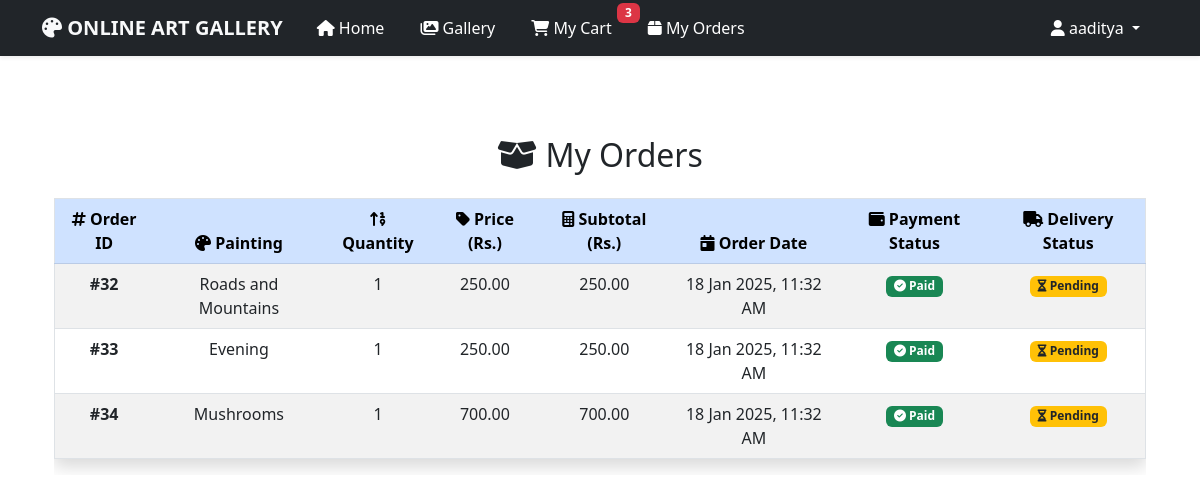
/my_orders/ (signed in), run on an earlier commit of the app's database.
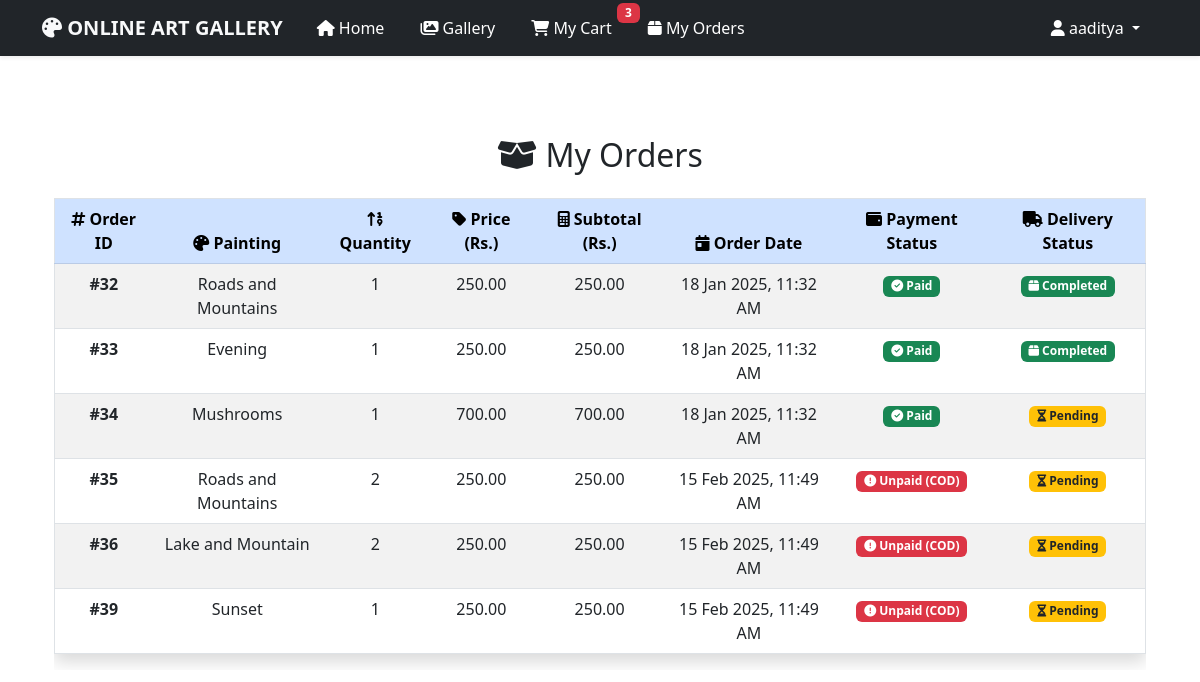
And on a later commit of the database.
### gallery_app/models.py (models this page shows, shortened)
class CartItem(models.Model):
    user = models.ForeignKey(User, on_delete=models.CASCADE, related_name="cart")
    painting = models.ForeignKey('Painting', on_delete=models.CASCADE)
    quantity = models.PositiveIntegerField(default=1)
    added_at = models.DateTimeField(auto_now_add=True)
    STATUS_CHOICES = [
        ("unpaid", "Unpaid"),
        ("unpaid(COD)", "Unpaid(COD)"),
        ("paid", "Paid"),
    ]
    DELIVERY_CHOICES = [
        ("pending", "Pending"),
        ("completed", "Completed"),
    ]
    status = models.CharField(max_length=12, choices=STATUS_CHOICES, default="unpaid")
    delivery = models.CharField(max_length=10, choices=DELIVERY_CHOICES, default="pending")

class Painting(models.Model):
    CATEGORY_CHOICES = [
        ("Bookmark", "Bookmark"),
        ("Landscape", "Landscape"),
        ("Portrait", "Portrait"),
        ("Sketch", "Sketch"),
    ]
    FACE_CHOICES = [(i, str(i)) for i in range(1, 4)]  # Allow 1 to 3 faces
    name = models.CharField(max_length=200)
    canvas_size = models.CharField(max_length=100)  # E.g., "12x16 inches"
    photo = models.ImageField(upload_to='media/paintings/')
    category = models.CharField(max_length=10, choices=CATEGORY_CHOICES, default="Bookmark")
    faces = models.IntegerField(choices=FACE_CHOICES, blank=True, null=True)  # Optional unless Portrait
    price = models.DecimalField(max_digits=10, decimal_places=2)
    released_date = models.DateField()

### gallery_app/views.py (the view)
# urls.py: path('my_orders/', my_orders, name='my_orders'),
@login_required(login_url='/auth/login/')
def my_orders(request):
    orders = CartItem.objects.filter(user=request.user, status__in=["paid", "unpaid(COD)"])
    context = {'orders': orders}
    return render(request, 'my_orders.html', context)

### gallery_app/templates/my_orders.html
{% extends 'base.html' %}
{% block content %}
<div class="container mt-5">
    <h2 class="text-center mb-4"><i class="fa-solid fa-box-open"></i> My Orders</h2>
    {% if orders %}
    <div class="table-responsive">
        <table class="table table-striped table-hover border shadow">
            <thead class="table-primary text-center">
                <tr>
                    <th><i class="fa-solid fa-hashtag"></i> Order ID</th>
                    <th><i class="fa-solid fa-palette"></i> Painting</th>
                    <th><i class="fa-solid fa-sort-numeric-up"></i> Quantity</th>
                    <th><i class="fa-solid fa-tag"></i> Price (Rs.)</th>
                    <th><i class="fa-solid fa-calculator"></i> Subtotal (Rs.)</th>
                    <th><i class="fa-solid fa-calendar-day"></i> Order Date</th>
                    <th><i class="fa-solid fa-wallet"></i> Payment Status</th>
                    <th><i class="fa-solid fa-truck"></i> Delivery Status</th>
                </tr>
            </thead>
            <tbody class="text-center">
                {% for order in orders %}
                <tr>
                    <td><strong>#{{ order.id }}</strong></td>
                    <td>{{ order.painting.name }}</td>
                    <td>{{ order.quantity }}</td>
                    <td>{{ order.painting.price|floatformat:2 }}</td>
                    <td>{{ order.painting.price|floatformat:2 }}</td>
                    <td>{{ order.added_at|date:"d M Y, h:i A" }}</td>
                    <td>
                        {% if order.status == 'paid' %}
                        <span class="badge bg-success">
                            <i class="fa-solid fa-check-circle"></i> Paid
                        </span>
                        {% else %}
                        <span class="badge bg-danger">
                            <i class="fa-solid fa-exclamation-circle"></i> Unpaid (COD)
                        </span>
                        {% endif %}
                    </td>
                    <td>
                        {% if order.delivery == 'completed' %}
                        <span class="badge bg-success">
                            <i class="fa-solid fa-box"></i> Completed
                        </span>
                        {% else %}
                        <span class="badge bg-warning text-dark">
                            <i class="fa-solid fa-hourglass-half"></i> Pending
                        </span>
                        {% endif %}
                    </td>
                </tr>
                {% endfor %}
            </tbody>
        </table>
    </div>
    {% else %}
    <div class="alert alert-info text-center mt-4">
        <p><i class="fa-solid fa-shopping-basket"></i> You have no orders yet.</p>
    </div>
    {% endif %}
</div>
{% endblock %}

### templates/base.html (shortened to what this page needs)
<!DOCTYPE html>
<html lang="en">
  <head>
    <link
      href="https://cdn.jsdelivr.net/npm/bootstrap@5.3.0/dist/css/bootstrap.min.css"
      rel="stylesheet"
    />
    <link rel="stylesheet" href="https://cdnjs.cloudflare.com/ajax/libs/font-awesome/6.5.1/css/all.min.css" />
    <link rel="stylesheet" href="https://cdn.jsdelivr.net/npm/bootstrap-icons@1.11.3/font/bootstrap-icons.min.css" />
  </head>
  <body>
    <nav class="navbar navbar-expand-lg shadow-sm py-2 navbar-dark">
      <div class="container">
        <a class="navbar-brand fw-bold text-uppercase text-light" href="{% url 'home' %}">
          <i class="fa-solid fa-palette"></i> Online Art Gallery
        </a>
        <div class="collapse navbar-collapse" id="navbarNav">
          <ul class="navbar-nav me-auto">
            <li class="nav-item">
              <a class="nav-link" href="{% url 'home' %}">
                <i class="fa-solid fa-house"></i> Home
              </a>
            </li>
            <li class="nav-item">
              <a class="nav-link" href="{% url 'gallery' %}">
                <i class="fa-solid fa-images"></i> Gallery
              </a>
            </li>
            {% if user.is_authenticated %}
            <li class="nav-item position-relative">
              <a class="nav-link" href="{% url 'my_cart' %}">
                <i class="fa-solid fa-cart-shopping"></i> My Cart
                <span class="badge bg-danger badge-cart">3</span>
              </a>
            </li>
            <li class="nav-item">
              <a class="nav-link" href="{% url 'my_orders' %}">
                <i class="fa-solid fa-box"></i> My Orders
              </a>
            </li>
            {% endif %}
          </ul>
          <ul class="navbar-nav">
            {% if user.is_authenticated %}
            <li class="nav-item dropdown">
              <a
                class="nav-link dropdown-toggle"
                href="#"
                id="userDropdown"
                role="button"
                data-bs-toggle="dropdown"
                aria-expanded="false"
              >
                <i class="fa-solid fa-user"></i> {{ user.username }}
              </a>
            </li>
            {% endif %}
          </ul>
        </div>
      </div>
    </nav>
    <div class="container py-3">
    </div>
    <div class="container mt-4">{% block content %}{% endblock %}</div>
  </body>
</html>

### templates/base.html (style rules this page uses)
.navbar { background: #212529 !important; }
.navbar-nav .nav-link { color: #ffffff !important; transition: color 0.3s, margin 0.3s; margin: 0 10px; }
.badge-cart { position: absolute; top: -5px; right: -10px; font-size: 0.75rem; }

What changed in the data, as far as the page shows it:
changed CartItem id 32: delivery "Pending" → "Completed"
changed CartItem "Evening": delivery "Pending" → "Completed"
added CartItem: id "35", painting.name "Roads and Mountains", quantity "2", painting.price "250.00", added_at "15 Feb 2025, 11:49 AM", status "unpaid(COD)" (drawn), delivery "pending" (drawn)
added CartItem: id "36", painting.name "Lake and Mountain", quantity "2", painting.price "250.00", added_at "15 Feb 2025, 11:49 AM", status "unpaid(COD)" (drawn), delivery "pending" (drawn)
added CartItem: id "39", painting.name "Sunset", quantity "1", painting.price "250.00", added_at "15 Feb 2025, 11:49 AM", status "unpaid(COD)" (drawn), delivery "pending" (drawn)
